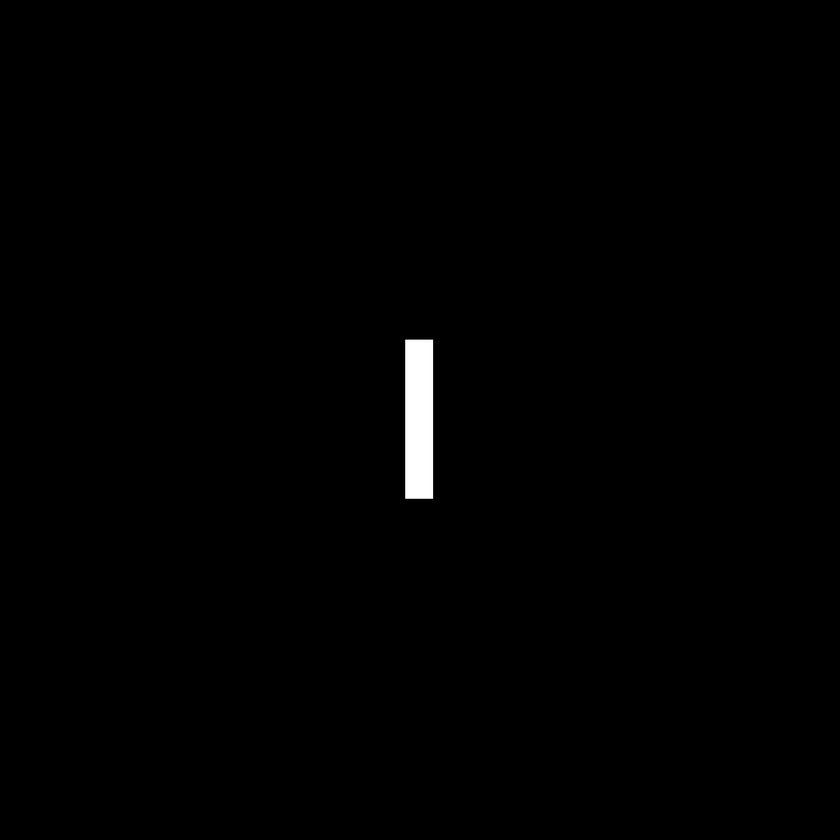
%> input picture Fig0424(a)(rectangle).tif, 840 x 840 px, shrunk from 1024 x 1024 before the run
$ octave lab426.m   (GNU Octave 9; MATLAB toolbox functions it lacks are replaced by stand-ins)
%> lines starting %> are read from the running program, lines starting %| are printed output that depends on the picture
i = imread("Fig0424(a)(rectangle).tif");
%> i is the input picture: size 840x840 uint8; min 0, max 255, mean 1.6
r = imread("Fig0425(a)(translated_rectangle).tif");
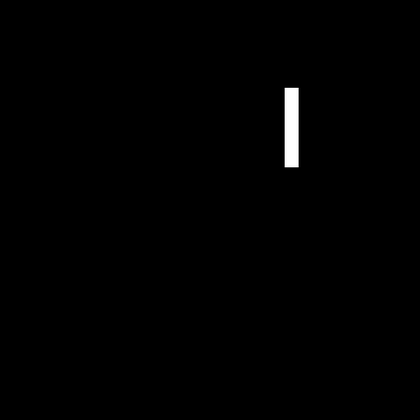
%> input picture Fig0425(a)(translated_rectangle).tif, 420 x 420 px, shrunk from 512 x 512 before the run
%> r is the input picture: size 420x420 uint8; min 0, max 255, mean 1.6
crop= imrotate(i,-45.16,'crop');
F=fft2(i);
F2 = fft2(r);
F3 = fft2(crop);
spec = abs(F);
F5 = fftshift(F);
s2=log(1+abs(F5));
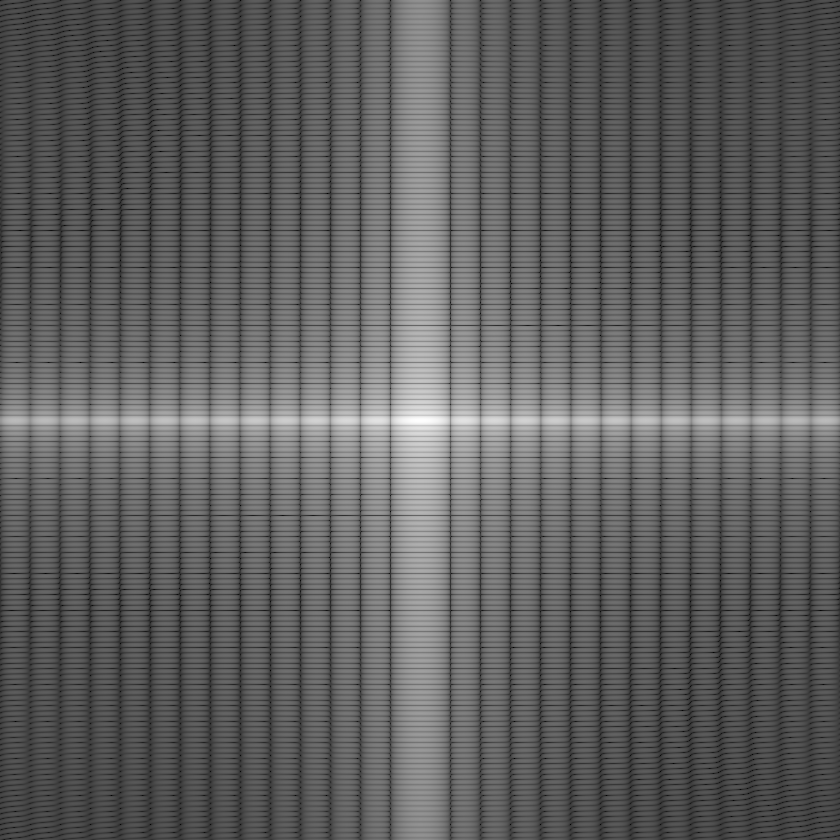
%> s2: size 840x840 double; min 1.47e-14, max 13.94, mean 5.25; drawn with min black and max white
phase1 = angle(F);
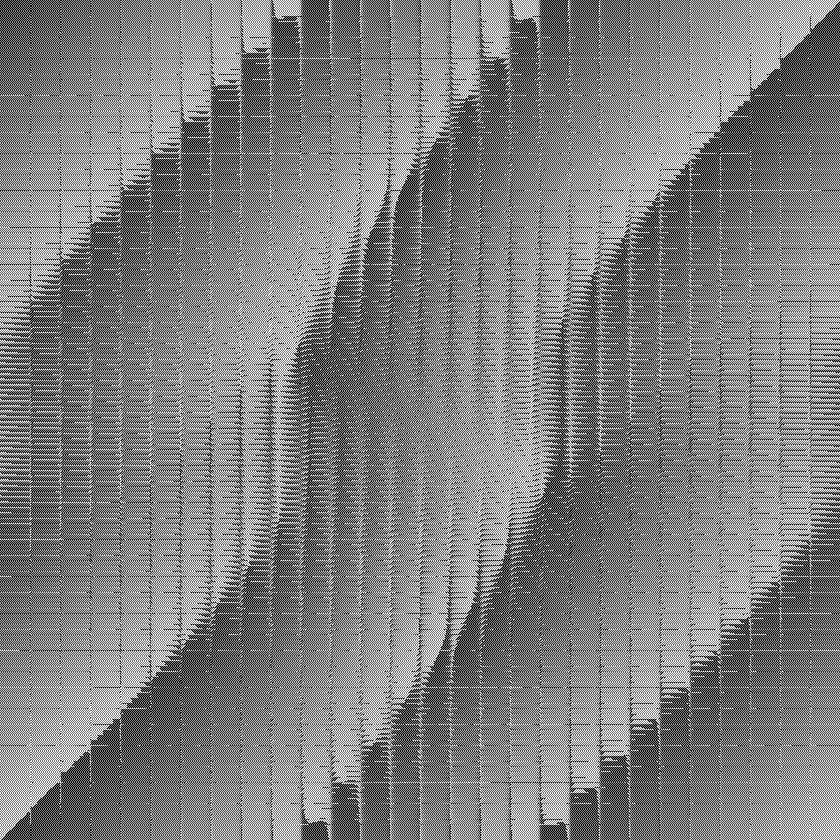
%> phase1: size 840x840 double; min -3.14, max 3.14, mean 6.11e-06; drawn with min black and max white
figure,imshow(phase1,[]);
phase2 = angle(F2);
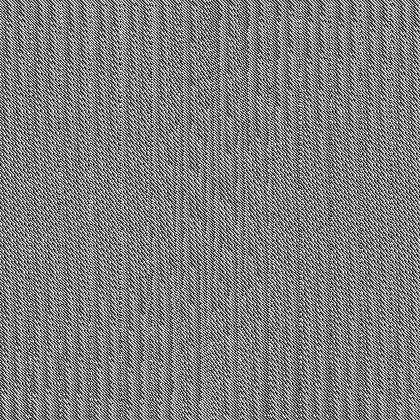
%> phase2: size 420x420 double; min -3.14, max 3.14, mean 1.78e-05; drawn with min black and max white
figure,imshow(phase2,[]);
phase3 = angle(F3);
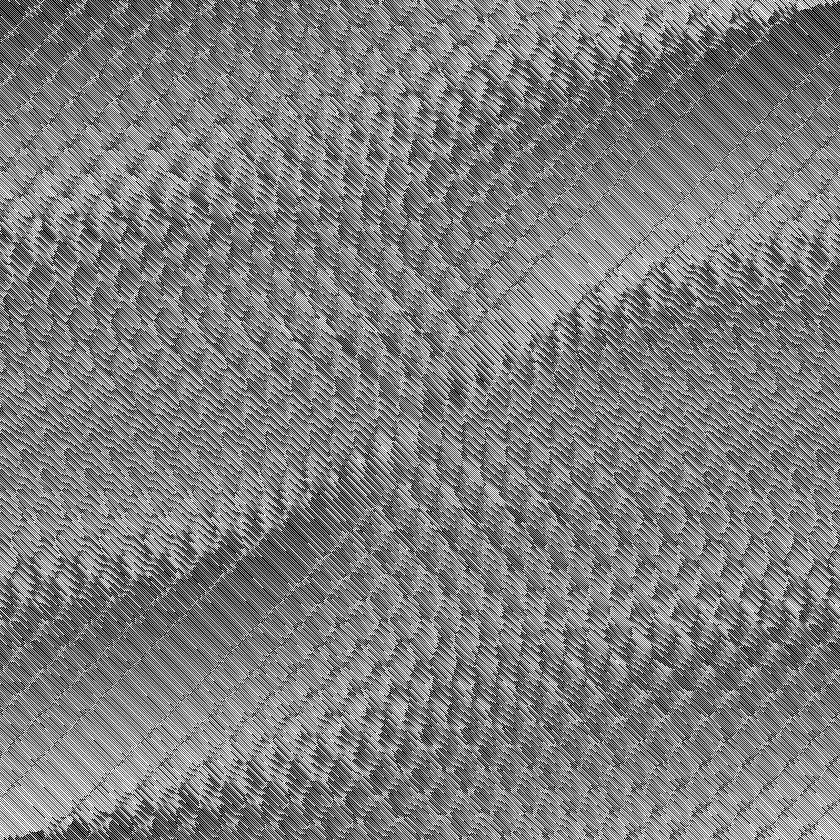
%> phase3: size 840x840 double; min -3.14, max 3.14, mean 1.34e-05; drawn with min black and max white
figure,imshow(phase3);
%> after `imshow(phase3)`:
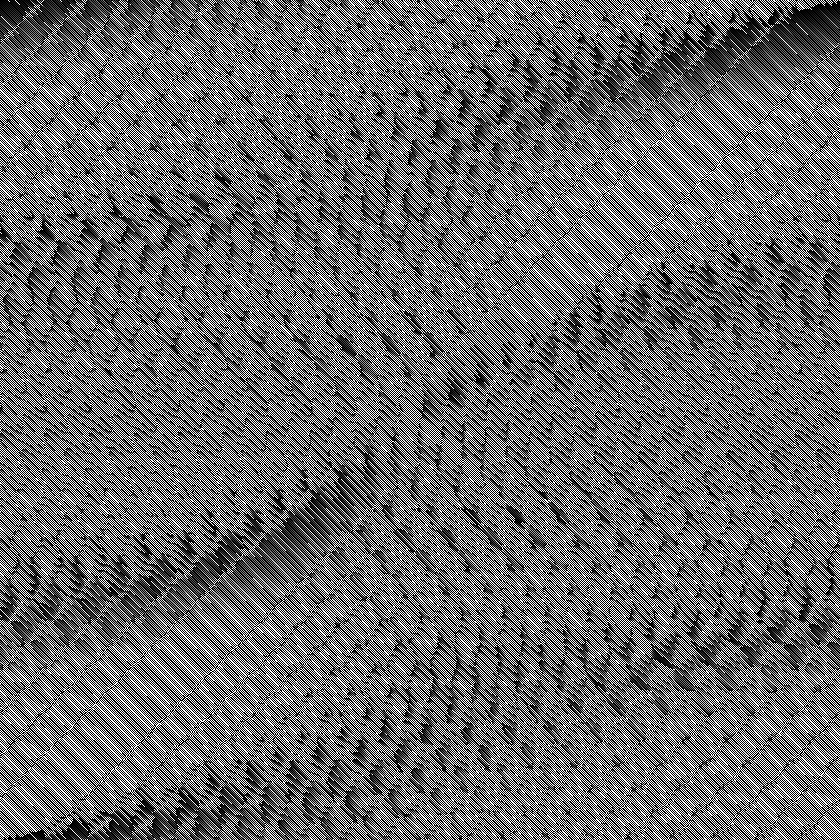
%> displayed picture: size 840x840, on the screen's scale of 0 to 255; min 0, max 255, mean 107
